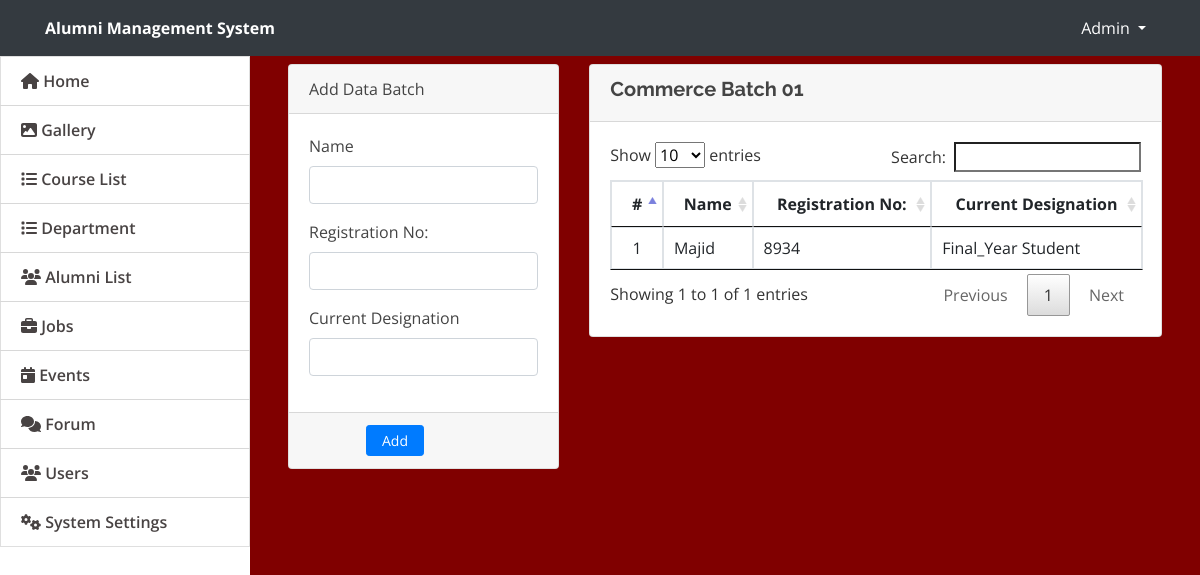
Page /admin/commerce_batch1.php on the committed database.
### tables this page shows
CREATE TABLE `commerce_batch1` (
  `commerce_batch1_id` int(11) NOT NULL,
  `commerce_batch1_name` varchar(255) NOT NULL,
  `commerce_batch1_reg` varchar(255) NOT NULL,
  `commerce_batch1_desgination` varchar(255) NOT NULL
);

### admin/commerce_batch1.php (the view, shortened to what this page needs)
<!DOCTYPE html>
<html lang="en">
<head>
    <link rel="stylesheet" href="assets/font-awesome/css/all.min.css">
  <link href="assets/vendor/bootstrap/css/bootstrap.min.css" rel="stylesheet">
  <link href="assets/vendor/icofont/icofont.min.css" rel="stylesheet">
  <link href="assets/vendor/boxicons/css/boxicons.min.css" rel="stylesheet">
  <link href="assets/vendor/venobox/venobox.css" rel="stylesheet">
  <link href="assets/vendor/animate.css/animate.min.css" rel="stylesheet">
  <link href="assets/vendor/remixicon/remixicon.css" rel="stylesheet">
  <link href="assets/vendor/owl.carousel/assets/owl.carousel.min.css" rel="stylesheet">
  <link href="assets/vendor/bootstrap-datepicker/css/bootstrap-datepicker.min.css" rel="stylesheet">
  <link href="assets/DataTables/datatables.min.css" rel="stylesheet">
  <link href="assets/css/jquery.datetimepicker.min.css" rel="stylesheet">
  <link href="assets/css/select2.min.css" rel="stylesheet">
  <link href="assets/css/style.css" rel="stylesheet">
  <link type="text/css" rel="stylesheet" href="assets/css/jquery-te-1.4.0.css">
</head>
<body>
<nav class="navbar navbar-light fixed-top bg-dark" style="padding:0;min-height: 3.5rem">
  <div class="container-fluid mt-2 mb-2">
  	<div class="col-lg-12">
      <div class="col-md-4 float-left text-white">
        <large><b>Alumni Management System</b></large>
      </div>
	  	<div class="float-right">
        <div class=" dropdown mr-4">
            <a href="#" class="text-white dropdown-toggle"  id="account_settings" data-toggle="dropdown" aria-haspopup="true" aria-expanded="false">Admin </a>
        </div>
      </div>
  </div>
</nav>
<nav id="sidebar" class='mx-lt-5 bg-white' >
		<div class="sidebar-list">
				<a href="index.php?page=home" class="nav-item nav-home"><span class='icon-field'><i class="fa fa-home"></i></span> Home</a>
				<a href="index.php?page=gallery" class="nav-item nav-gallery"><span class='icon-field'><i class="fa fa-image"></i></span> Gallery </a>
				<a href="index.php?page=courses" class="nav-item nav-courses"><span class='icon-field'><i class="fa fa-list"></i></span> Course List</a>
				<a href="index.php?page=department" class="nav-item nav-department"><span class='icon-field'><i class="fa fa-list"></i></span> Department</a>
				<a href="index.php?page=alumni" class="nav-item nav-alumni"><span class='icon-field'><i class="fa fa-users"></i></span> Alumni List</a>
				<a href="index.php?page=jobs" class="nav-item nav-jobs"><span class='icon-field'><i class="fa fa-briefcase"></i></span> Jobs</a>
				<a href="index.php?page=events" class="nav-item nav-events"><span class='icon-field'><i class="fa fa-calendar-day"></i></span> Events</a>
				<a href="index.php?page=forums" class="nav-item nav-forums"><span class='icon-field'><i class="fa fa-comments"></i></span> Forum</a>
								<a href="index.php?page=users" class="nav-item nav-users"><span class='icon-field'><i class="fa fa-users"></i></span> Users</a>
				<a href="index.php?page=site_settings" class="nav-item nav-site_settings"><span class='icon-field'><i class="fa fa-cogs"></i></span> System Settings</a>
					</div>
</nav>
  <main id="view-panel" >
  <div class="container-fluid">
	<div class="col-lg-12">
		<div class="row">
			<div class="col-md-4">
			<form action="" id="manage-course" method="post">
				<div class="card">
					<div class="card-header">
						    Add Data Batch
				  	</div>
					<div class="card-body">
							<div class="form-group">
								<label class="control-label">Name</label>
								<input type="text" name="commerce_batch1_name" class="form-control" required>
							</div>
                            <div class="form-group">
								<label class="control-label">Registration No:</label>
								<input type="text" name="commerce_batch1_reg" class="form-control" required>
							</div>
                            <div class="form-group">
								<label class="control-label">Current Designation</label>
								<input type="text" name="commerce_batch1_desgination" class="form-control" required>
							</div>
					</div>
					<div class="card-footer">
						<div class="row">
							<div class="col-md-12">
								<button class="btn btn-sm btn-primary col-sm-3 offset-md-3" name="add"> Add</button>
							</div>
						</div>
					</div>
				</div>
			</form>
			</div>
			<div class="col-md-8">
				<div class="card">
					<div class="card-header">
						<h5><b>Commerce Batch 01</b></h5>
					</div>
					<div class="card-body">
						<table class="table table-bordered table-hover">
							<thead>
								<tr>
									<th class="text-center">#</th>
									<th class="text-center">Name</th>
                                    <th class="text-center">Registration No:</th>
                                    <th class="text-center">Current Designation</th>
								</tr>
							</thead>
							<tbody>
                            <?php
                                $connection = mysqli_connect("localhost","root","");
                                $query = "select * from commerce_batch1 ";
                                $query_run = mysqli_query($connection,$query);
                                while($row = mysqli_fetch_assoc($query_run)){
                                $commerce_batch1_id = $row['commerce_batch1_id'];
                                $commerce_batch1_name = $row['commerce_batch1_name'];
                                $commerce_batch1_reg = $row['commerce_batch1_reg'];
                                $commerce_batch1_desgination = $row['commerce_batch1_desgination'];
                                ?>
								<tr>
									<td class="text-center">
                                    <?php echo $commerce_batch1_id ?>
                                    </td>
									<td class="">
										<?php echo $commerce_batch1_name?>
									</td>
                                    <td class="">
										<?php echo $commerce_batch1_reg?>
									</td>
                                    <td class="">
										<?php echo $commerce_batch1_desgination?>
									</td>
								</tr>
                                <?php
                                }
                                ?>
							</tbody>
						</table>
					</div>
				</div>
			</div>
		</div>
	</div>
</div>
  </main>
</body>

### admin/assets/css/style.css (style rules this page uses)
body { font-family: "Open Sans", sans-serif; color: #444444; width: 100%; height: calc(100%); }
a { color: #1977cc; }
h1, h2, h3, h4, h5, h6 { font-family: "Raleway", sans-serif; }
nav#sidebar { height: calc(100%); position: fixed; z-index: 99; left: 0; width: 250px; background-repeat: no-repeat; background-size: cover; }
a.nav-item { position: relative; display: block; padding: .75rem 1.25rem; margin-bottom: -1px; border: 1px solid rgba(0,0,0,.125); background-color: #ffffffc4; color: #484343; font-weight: 600; }
main#view-panel { margin-left: 250px; width:calc(100% - 250px); margin-top: 3.5rem; padding: .5em }

### admin/commerce_batch1.php (style rules this page uses)
body { background: maroon; }

### rows in the picture
commerce_batch1: commerce_batch1_id "1", commerce_batch1_name "Majid", commerce_batch1_reg "8934", commerce_batch1_desgination "Final_Year Student"
